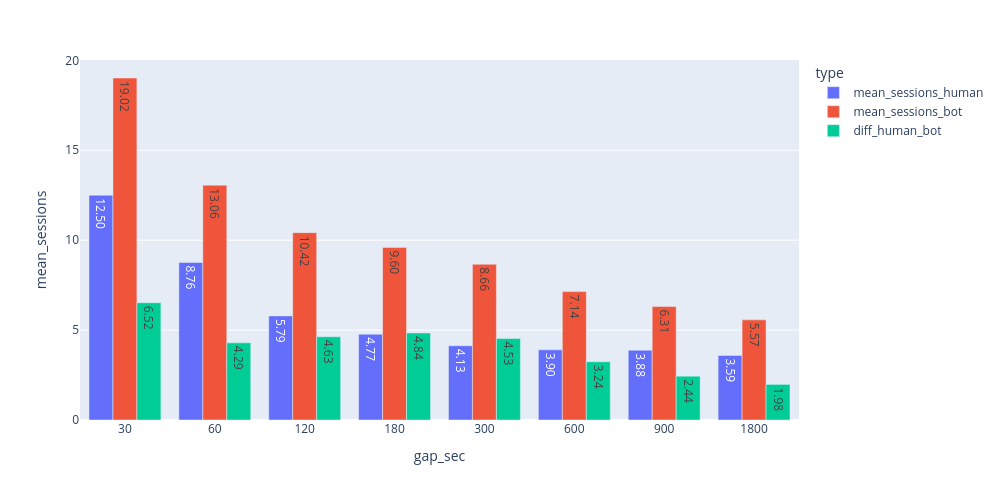

Notebook cell for this chart:
### Code cell
session_gap_target = session_gap_by_target(events_deltas).unpivot(
    index='gap_sec',
    on=['mean_sessions_human', 'mean_sessions_bot', 'diff_human_bot'],
    variable_name='type',
    value_name='mean_sessions',
)

fig = px.bar(
    session_gap_target,
    x='gap_sec',
    y='mean_sessions',
    color='type',
    barmode='group',
    text_auto='.2f'
)

fig.update_xaxes(type='category')

fig.update_layout(height=500, width=1000)

fig.show()

### Figure 1 — Plotly figure (JSON) as saved in the notebook; plotly's stock layout.template omitted (floating-point values rounded to 4 significant figures)
{"data": [{"alignmentgroup": "True", "hovertemplate": "type=mean_sessions_human<br>gap_sec=%{x}<br>mean_sessions=%{y}<extra></extra>", "legendgroup": "mean_sessions_human", "marker": {"color": "#636efa", "pattern": {"shape": ""}}, "name": "mean_sessions_human", "offsetgroup": "mean_sessions_human", "orientation": "v", "showlegend": true, "textposition": "auto", "texttemplate": "%{y:.2f}", "type": "bar", "x": [30, 60, 120, 180, 300, 600, 900, 1800], "xaxis": "x", "y": [12.5, 8.76, 5.79, 4.77, 4.13, 3.9, 3.88, 3.59], "yaxis": "y"}, {"alignmentgroup": "True", "hovertemplate": "type=mean_sessions_bot<br>gap_sec=%{x}<br>mean_sessions=%{y}<extra></extra>", "legendgroup": "mean_sessions_bot", "marker": {"color": "#EF553B", "pattern": {"shape": ""}}, "name": "mean_sessions_bot", "offsetgroup": "mean_sessions_bot", "orientation": "v", "showlegend": true, "textposition": "auto", "texttemplate": "%{y:.2f}", "type": "bar", "x": [30, 60, 120, 180, 300, 600, 900, 1800], "xaxis": "x", "y": [19.02, 13.06, 10.42, 9.6, 8.66, 7.14, 6.31, 5.57], "yaxis": "y"}, {"alignmentgroup": "True", "hovertemplate": "type=diff_human_bot<br>gap_sec=%{x}<br>mean_sessions=%{y}<extra></extra>", "legendgroup": "diff_human_bot", "marker": {"color": "#00cc96", "pattern": {"shape": ""}}, "name": "diff_human_bot", "offsetgroup": "diff_human_bot", "orientation": "v", "showlegend": true, "textposition": "auto", "texttemplate": "%{y:.2f}", "type": "bar", "x": [30, 60, 120, 180, 300, 600, 900, 1800], "xaxis": "x", "y": [6.52, 4.29, 4.63, 4.84, 4.53, 3.24, 2.44, 1.98], "yaxis": "y"}], "layout": {"barmode": "group", "height": 500, "legend": {"title": {"text": "type"}, "tracegroupgap": 0}, "margin": {"t": 60}, "width": 1000, "xaxis": {"anchor": "y", "domain": [0, 1], "title": {"text": "gap_sec"}, "type": "category"}, "yaxis": {"anchor": "x", "domain": [0, 1], "title": {"text": "mean_sessions"}}}}
